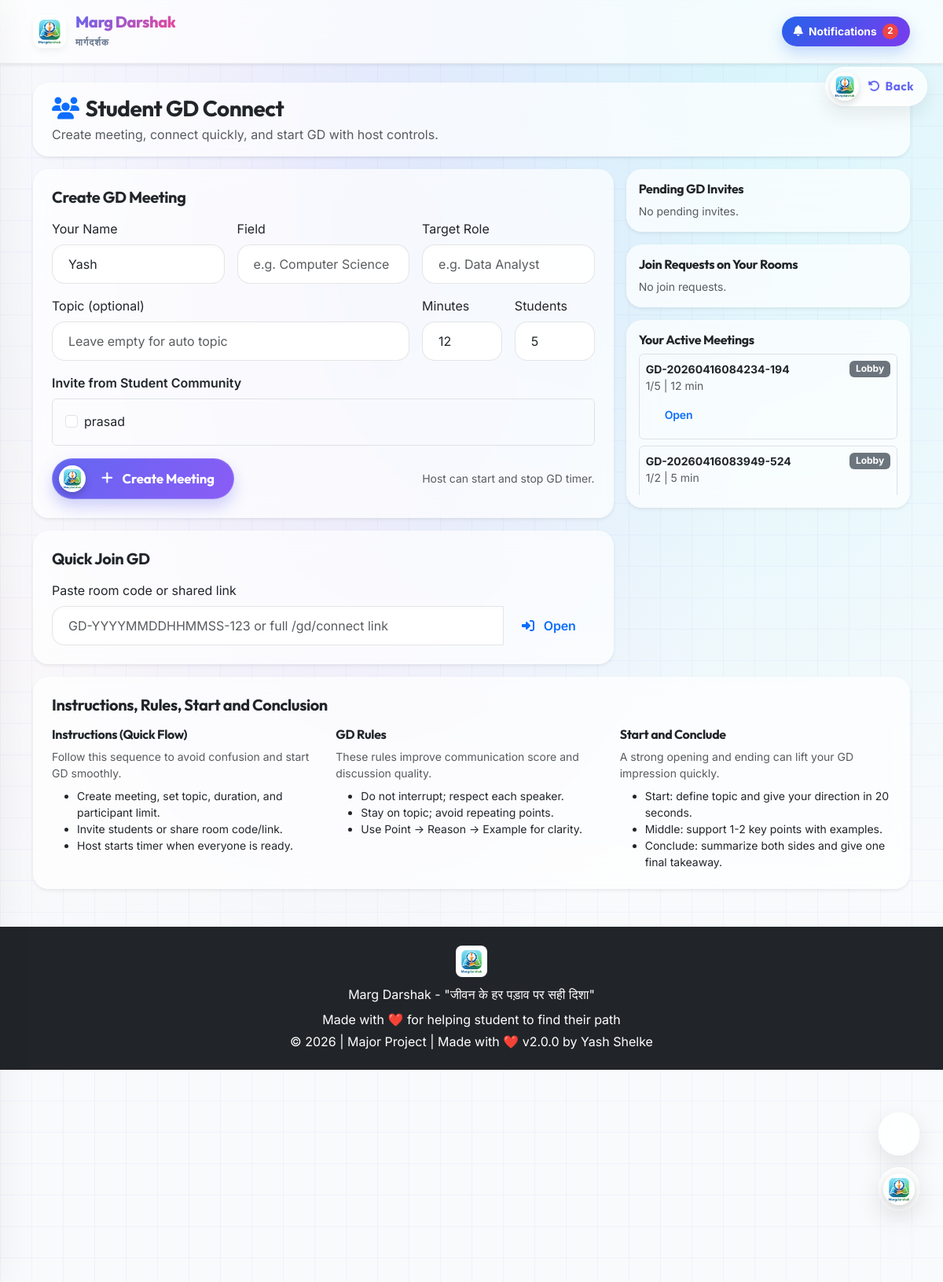
/gd (signed in), run on the app's committed database.
### tables this page shows
CREATE TABLE users (
        id INTEGER PRIMARY KEY AUTOINCREMENT,
        username TEXT,
        email TEXT UNIQUE,
        password_hash TEXT,
        is_premium BOOLEAN DEFAULT 0,
        mentor_access BOOLEAN DEFAULT 0,
        premium_expiry DATETIME,
        created_at DATETIME DEFAULT CURRENT_TIMESTAMP
    );

CREATE TABLE gd_sessions (
        id INTEGER PRIMARY KEY AUTOINCREMENT,
        topic TEXT NOT NULL,
        room_id TEXT NOT NULL UNIQUE,
        status TEXT NOT NULL DEFAULT 'active',
        created_at DATETIME DEFAULT CURRENT_TIMESTAMP,
        thinking_end_at DATETIME,
        discussion_end_at DATETIME,
        feedback_deadline_at DATETIME,
        completed_at DATETIME
    , host_user_id INTEGER, max_participants INTEGER DEFAULT 5, duration_minutes INTEGER DEFAULT 10, started_at DATETIME, ended_at DATETIME, timer_started_by INTEGER);

### app.py (the view)
@app.route('/gd')
@login_required
def gd_home():
    try:
        user_id = g.current_user['id']
        conn = get_db_connection()
        connections = conn.execute(
            '''SELECT CASE WHEN sc.requester_id = ? THEN sc.addressee_id ELSE sc.requester_id END AS user_id,
                      u.username
               FROM student_connections sc
               JOIN users u ON u.id = CASE WHEN sc.requester_id = ? THEN sc.addressee_id ELSE sc.requester_id END
               WHERE sc.status = 'accepted'
                 AND (sc.requester_id = ? OR sc.addressee_id = ?)
               ORDER BY u.username COLLATE NOCASE''',
            (user_id, user_id, user_id, user_id)
        ).fetchall()
        pending_invites = conn.execute(
            '''SELECT gi.id, gi.session_id, gi.created_at,
                      gs.topic, gs.room_id, gs.duration_minutes, gs.max_participants, gs.status AS session_status,
                      u.username AS host_name,
                      (SELECT COUNT(*) FROM gd_participants gp WHERE gp.session_id = gs.id AND gp.status = 'accepted') AS joined_count
               FROM gd_invites gi
               JOIN gd_sessions gs ON gs.id = gi.session_id
               JOIN users u ON u.id = gi.from_user
               WHERE gi.to_user = ? AND gi.status = 'pending'
                 AND gs.status IN ('planning', 'active')
               ORDER BY gi.created_at DESC''',
            (user_id,)
        ).fetchall()
        incoming_join_requests = conn.execute(
            '''SELECT jr.id, jr.requester_user_id, jr.requester_name, jr.field, jr.target_role, jr.created_at,
                      gs.id AS session_id, gs.room_id, gs.topic, gs.max_participants,
                      (SELECT COUNT(*) FROM gd_participants gp WHERE gp.session_id = gs.id AND gp.status = 'accepted') AS joined_count
               FROM gd_join_requests jr
               JOIN gd_sessions gs ON gs.id = jr.session_id
               WHERE gs.host_user_id = ? AND jr.status = 'pending'
                 AND gs.status IN ('planning', 'active')
               ORDER BY jr.created_at DESC''',
            (user_id,)
        ).fetchall()
        my_sessions_raw = conn.execute(
            '''SELECT DISTINCT gs.*,
                      gp.role AS my_role,
                      (SELECT COUNT(*) FROM gd_participants p2 WHERE p2.session_id = gs.id AND p2.status = 'accepted') AS joined_count
               FROM gd_sessions gs
               JOIN gd_participants gp ON gp.session_id = gs.id
               WHERE gp.user_id = ? AND gp.status = 'accepted'
                 AND gs.status IN ('planning', 'active', 'feedback')
               ORDER BY gs.created_at DESC''',
            (user_id,)
        ).fetchall()
        my_sessions = []
        for row in my_sessions_raw:
            synced = _sync_gd_session_status(conn, row)
            phase, remaining_seconds = _calculate_gd_phase(synced)
            if not synced:
                continue
            item = dict(synced)
            item['phase'] = phase
            item['remaining_seconds'] = remaining_seconds
            item['my_role'] = row['my_role']
            item['joined_count'] = row['joined_count']
            my_sessions.append(item)
        conn.commit()
        conn.close()
        return render_template(
            'gd/home.html',
            connections=[dict(r) for r in connections],
            pending_invites=[dict(r) for r in pending_invites],
            incoming_join_requests=[dict(r) for r in incoming_join_requests],
            my_sessions=my_sessions
        )
    except Exception as e:
        print(f"GD home error: {e}")
        return f"Error: {e}", 500

### templates/gd/home.html (shortened to what this page needs)
{% extends 'base.html' %}
{% block content %}
<div class="container my-4">
    <div class="card border-0 shadow-sm mb-3">
        <div class="card-body py-3 px-4">
            <h3 class="mb-1"><i class="fas fa-users text-primary me-2"></i>Student GD Connect</h3>
            <p class="text-muted mb-0">Create meeting, connect quickly, and start GD with host controls.</p>
        </div>
    </div>
    <div class="row g-3">
        <div class="col-lg-8">
            <div class="card border-0 shadow-sm mb-3">
                <div class="card-body p-4">
                    <h5 class="mb-3">Create GD Meeting</h5>
                    <form action="/gd/create" method="post">
                        <div class="row g-3">
                            <div class="col-md-4">
                                <label class="form-label">Your Name</label>
                                <input type="text" class="form-control" name="name" value="{{ g.current_user.username if g.current_user else '' }}" required>
                            </div>
                            <div class="col-md-4">
                                <label class="form-label">Field</label>
                                <input type="text" class="form-control" name="field" placeholder="e.g. Computer Science">
                            </div>
                            <div class="col-md-4">
                                <label class="form-label">Target Role</label>
                                <input type="text" class="form-control" name="target_role" placeholder="e.g. Data Analyst">
                            </div>
                            <div class="col-md-8">
                                <label class="form-label">Topic (optional)</label>
                                <input type="text" class="form-control" name="topic" placeholder="Leave empty for auto topic">
                            </div>
                            <div class="col-md-2">
                                <label class="form-label">Minutes</label>
                                <input type="number" class="form-control" name="duration_minutes" min="5" max="90" value="12">
                            </div>
                            <div class="col-md-2">
                                <label class="form-label">Students</label>
                                <input type="number" class="form-control" name="max_participants" min="2" max="60" value="5">
                            </div>
                        </div>
                        <div class="mt-3">
                            <label class="form-label fw-semibold">Invite from Student Community</label>
                            {% if connections %}
                            <div class="border rounded p-3" style="max-height: 180px; overflow-y: auto;">
                                <div class="row g-2">
                                    {% for connection in connections %}
                                    <div class="col-md-6">
                                        <div class="form-check">
                                            <input class="form-check-input" type="checkbox" name="invitee_ids" value="{{ connection.user_id }}" id="invite_{{ connection.user_id }}">
                                            <label class="form-check-label" for="invite_{{ connection.user_id }}">{{ connection.username }}</label>
                                        </div>
                                    </div>
                                    {% endfor %}
                                </div>
                            </div>
                            {% else %}
                            <div class="alert alert-warning mb-0 py-2">
                                No accepted connections. <a href="/student-community" class="alert-link">Open Student Community</a>.
                            </div>
                            {% endif %}
                        </div>
                        <div class="d-flex justify-content-between align-items-center mt-3">
                            <button class="btn btn-primary" type="submit"><i class="fas fa-plus me-1"></i>Create Meeting</button>
                            <small class="text-muted">Host can start and stop GD timer.</small>
                        </div>
                    </form>
                </div>
            </div>
            <div class="card border-0 shadow-sm">
                <div class="card-body p-4">
                    <h5 class="mb-3">Quick Join GD</h5>
                    <form action="/gd/connect" method="post">
                        <label class="form-label">Paste room code or shared link</label>
                        <div class="input-group">
                            <input type="text" class="form-control" name="room_input" placeholder="GD-YYYYMMDDHHMMSS-123 or full /gd/connect link" required>
                            <button class="btn btn-outline-primary" type="submit"><i class="fas fa-sign-in-alt me-1"></i>Open</button>
                        </div>
                    </form>
                </div>
            </div>
        </div>
        <div class="col-lg-4">
            <div class="card border-0 shadow-sm mb-3">
                <div class="card-body p-3">
                    <h6 class="mb-2">Pending GD Invites</h6>
                    <div style="max-height: 220px; overflow-y: auto;">
                        {% if pending_invites %}
                            {% for invite in pending_invites %}
                            <div class="border rounded p-2 mb-2">
                                <p class="mb-1 small"><strong>{{ invite.host_name }}</strong> invited you</p>
                                <p class="mb-1 small text-muted">{{ invite.room_id }} | {{ invite.joined_count }}/{{ invite.max_participants }}</p>
                                <form action="/gd/invite/respond" method="post">
                                    <input type="hidden" name="invite_id" value="{{ invite.id }}">
                                    <div class="d-flex gap-2">
                                        <button class="btn btn-success btn-sm" name="action" value="accept" type="submit">Accept</button>
                                        <button class="btn btn-outline-danger btn-sm" name="action" value="reject" type="submit">Reject</button>
                                    </div>
                                </form>
                            </div>
                            {% endfor %}
                        {% else %}
                            <p class="text-muted small mb-0">No pending invites.</p>
                        {% endif %}
                    </div>
                </div>
            </div>
            <div class="card border-0 shadow-sm mb-3">
                <div class="card-body p-3">
                    <h6 class="mb-2">Join Requests on Your Rooms</h6>
                    <div style="max-height: 220px; overflow-y: auto;">
                        {% if incoming_join_requests %}
                            {% for req in incoming_join_requests %}
                            <div class="border rounded p-2 mb-2">
                                <p class="mb-1 small"><strong>{{ req.requester_name }}</strong> wants to join</p>
                                <p class="mb-1 small text-muted">{{ req.room_id }} | {{ req.joined_count }}/{{ req.max_participants }}</p>
                                <form action="/gd/join-request/respond" method="post" class="d-flex gap-2">
                                    <input type="hidden" name="request_id" value="{{ req.id }}">
                                    <button class="btn btn-success btn-sm" name="action" value="approve" type="submit">Approve</button>
                                    <button class="btn btn-outline-danger btn-sm" name="action" value="reject" type="submit">Reject</button>
                                </form>
                            </div>
                            {% endfor %}
                        {% else %}
                            <p class="text-muted small mb-0">No join requests.</p>
                        {% endif %}
                    </div>
                </div>
            </div>
            <div class="card border-0 shadow-sm">
                <div class="card-body p-3">
                    <h6 class="mb-2">Your Active Meetings</h6>
                    <div style="max-height: 180px; overflow-y: auto;">
                        {% if my_sessions %}
                            {% for s in my_sessions %}
                            <div class="border rounded p-2 mb-2">
                                <div class="d-flex justify-content-between">
                                    <strong class="small">{{ s.room_id }}</strong>
                                    <span class="badge bg-{% if s.phase == 'discussion' %}success{% elif s.phase == 'lobby' %}secondary{% else %}warning text-dark{% endif %}">{{ s.phase|title }}</span>
                                </div>
                                <p class="mb-1 small text-muted">{{ s.joined_count }}/{{ s.max_participants }} | {{ s.duration_minutes }} min</p>
                                <a href="/gd/room/{{ s.room_id }}" class="btn btn-outline-primary btn-sm">Open</a>
                            </div>
                            {% endfor %}
                        {% else %}
                            <p class="text-muted small mb-0">No active meetings.</p>
                        {% endif %}
                    </div>
                </div>
            </div>
        </div>
    </div>
    <div class="card border-0 shadow-sm mt-3">
        <div class="card-body p-4">
            <h5 class="mb-3">Instructions, Rules, Start and Conclusion</h5>
            <div class="row g-3">
                <div class="col-md-4">
                    <h6 class="mb-2">Instructions (Quick Flow)</h6>
                    <p class="small mb-2 text-muted">Follow this sequence to avoid confusion and start GD smoothly.</p>
                    <ul class="small mb-0">
                        <li>Create meeting, set topic, duration, and participant limit.</li>
                        <li>Invite students or share room code/link.</li>
                        <li>Host starts timer when everyone is ready.</li>
                    </ul>
                </div>
                <div class="col-md-4">
                    <h6 class="mb-2">GD Rules</h6>
                    <p class="small mb-2 text-muted">These rules improve communication score and discussion quality.</p>
                    <ul class="small mb-0">
                        <li>Do not interrupt; respect each speaker.</li>
                        <li>Stay on topic; avoid repeating points.</li>
                        <li>Use Point -> Reason -> Example for clarity.</li>
                    </ul>
                </div>
                <div class="col-md-4">
                    <h6 class="mb-2">Start and Conclude</h6>
                    <p class="small mb-2 text-muted">A strong opening and ending can lift your GD impression quickly.</p>
                    <ul class="small mb-0">
                        <li>Start: define topic and give your direction in 20 seconds.</li>
                        <li>Middle: support 1-2 key points with examples.</li>
                        <li>Conclude: summarize both sides and give one final takeaway.</li>
                    </ul>
                </div>
            </div>
        </div>
    </div>
</div>
{% endblock %}

### data on the page
users: name "Yash"
users: username "prasad"
gd_sessions: room_id "GD-20260416084234-194", phase "Lobby", joined_count "1", max_participants "5", duration_minutes "12"
gd_sessions: room_id "GD-20260416083949-524", phase "Lobby", joined_count "1", max_participants "2", duration_minutes "5"
